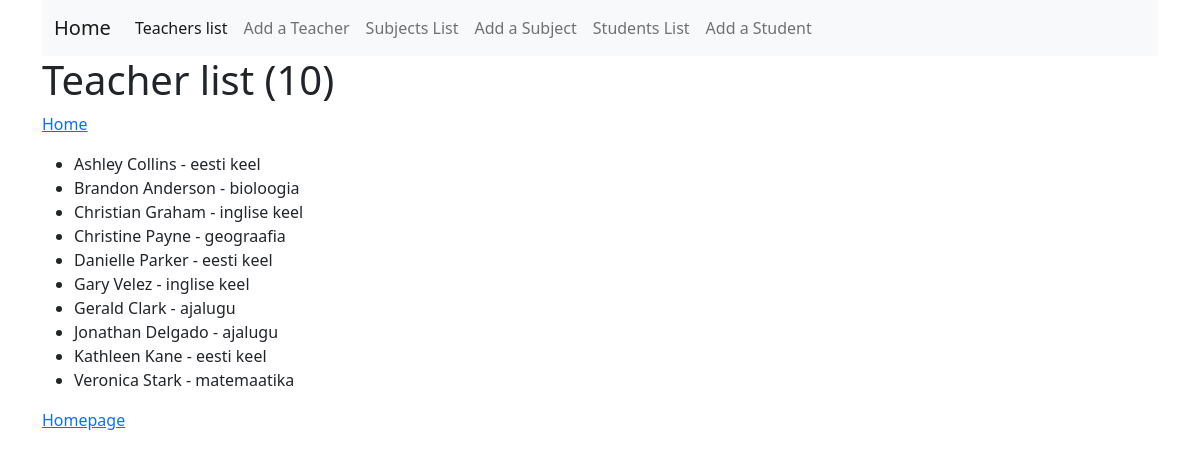
/first_app/teacher_list/, run on an earlier commit of the app's database.
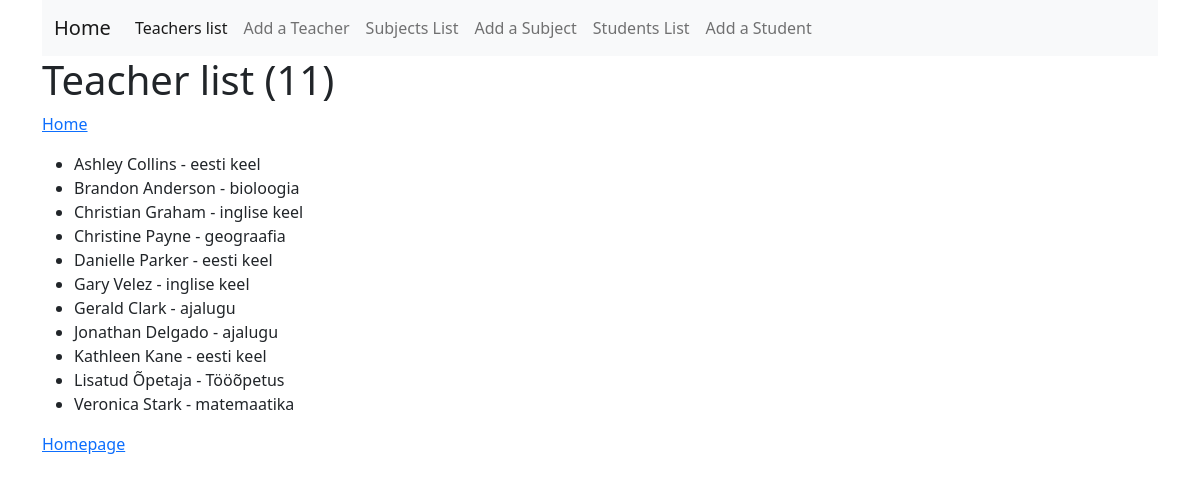
And on a later commit of the database.
### first_app/models.py (models this page shows, shortened)
class Teacher(models.Model):
    name = models.CharField(max_length=100)
    subject = models.CharField(max_length=100)

### first_app/views.py (the view)
# urls.py: path('teacher_list/', views.TeacherListView.as_view(), name='teacher_list'),
class TeacherListView(ListView):
    model = Teacher
    queryset = Teacher.objects.order_by('name')
    context_object_name = 'teachers'

### first_app/templates/first_app/teacher_list.html
{% extends 'base.html' %}
{% block content %}
	<h1>Teacher list ({{ teachers|length }})</h1>
    <p><a href="{% url 'first_app:home' %}">Home</a></p>
    <ul>
        {% for teacher in teachers %}
            <li>
                {{ teacher.name }} - {{ teacher.subject }}
            </li>
        {% endfor %}
    </ul>
    <a href="{% url 'first_app:home' %}">Homepage</a>
{% endblock %}

### templates/base.html (shortened to what this page needs)
<!doctype html>
<html lang="en">
<head>
    <link href="https://cdn.jsdelivr.net/npm/bootstrap@5.2.3/dist/css/bootstrap.min.css" rel="stylesheet">
</head>
<body>
    <div class="container">
        {% include 'menu.html' %}
        {% block content %}
        {% endblock %}
    </div>
</body>
</html>

### templates/menu.html (shortened to what this page needs)
    <nav class="navbar navbar-expand-lg bg-light">
      <div class="container-fluid">
        <a class="navbar-brand" href="{% url 'first_app:home' %}">Home</a>
        <div class="collapse navbar-collapse" id="navbarNavDropdown">
          <ul class="navbar-nav">
            <li class="nav-item">
              <a class="nav-link active" aria-current="page" href="{% url 'first_app:teacher_list' %}">Teachers list</a>
            </li>
            <li class="nav-item">
              <a class="nav-link" href="{% url 'first_app:teacher_create' %}">Add a Teacher</a>
            </li>
            <li class="nav-item">
              <a class="nav-link" href="{% url 'first_app:subject_list' %}">Subjects List</a>
            </li>
            <li class="nav-item">
              <a class="nav-link" href="{% url 'first_app:subject_create' %}">Add a Subject</a>
            </li>
            <li class="nav-item">
              <a class="nav-link" href="{% url 'first_app:student_list' %}">Students List</a>
            </li>
            <li class="nav-item">
              <a class="nav-link" href="{% url 'first_app:student_create' %}">Add a Student</a>
            </li>
          </ul>
        </div>
      </div>
    </nav>

What changed in the data, as far as the page shows it:
added Teacher: name "Lisatud Õpetaja", subject "Tööõpetus"
Also different on the page:
{{ teachers|length }}: "10" → "11"
